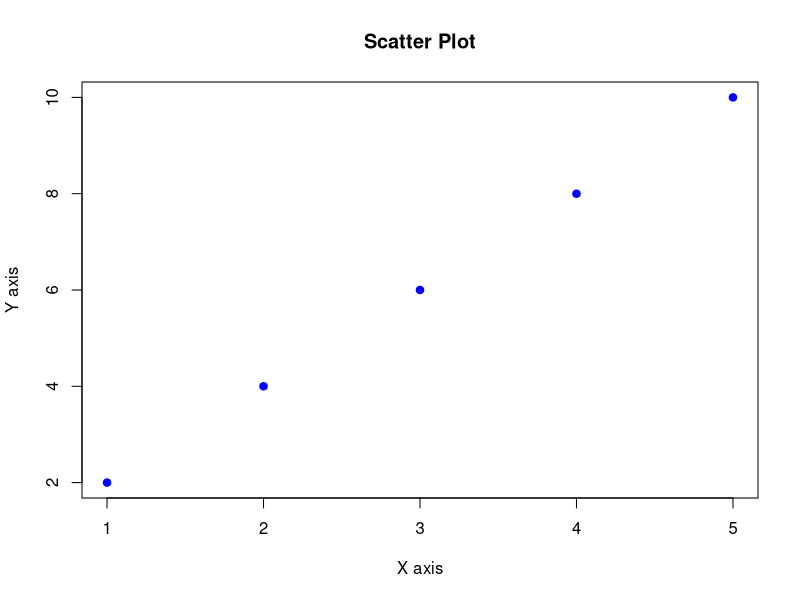
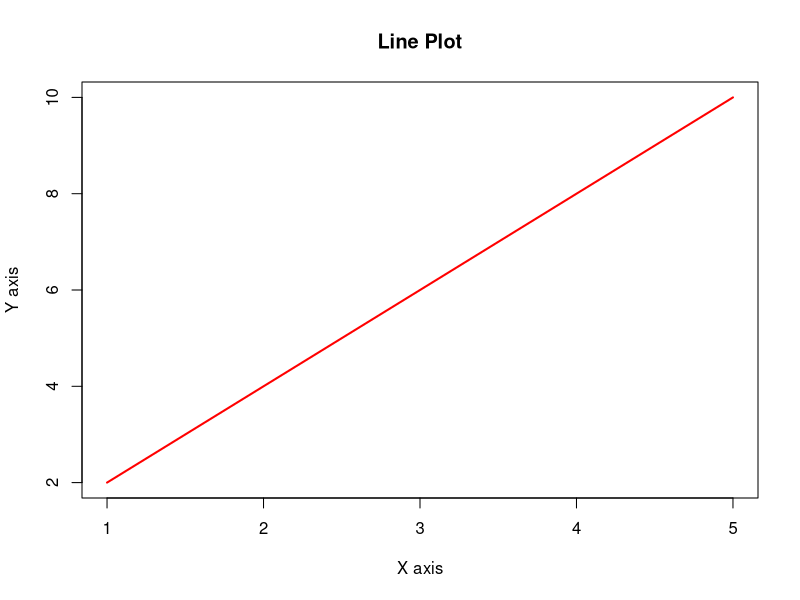
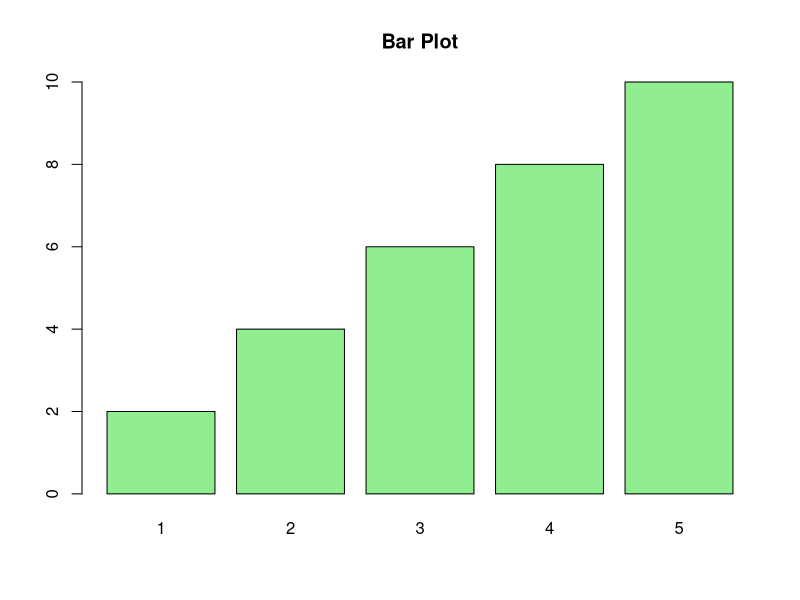
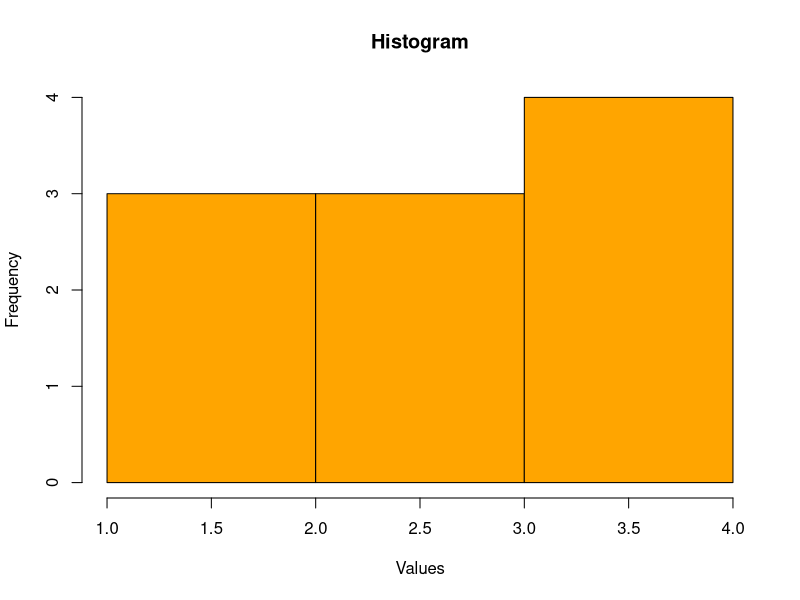
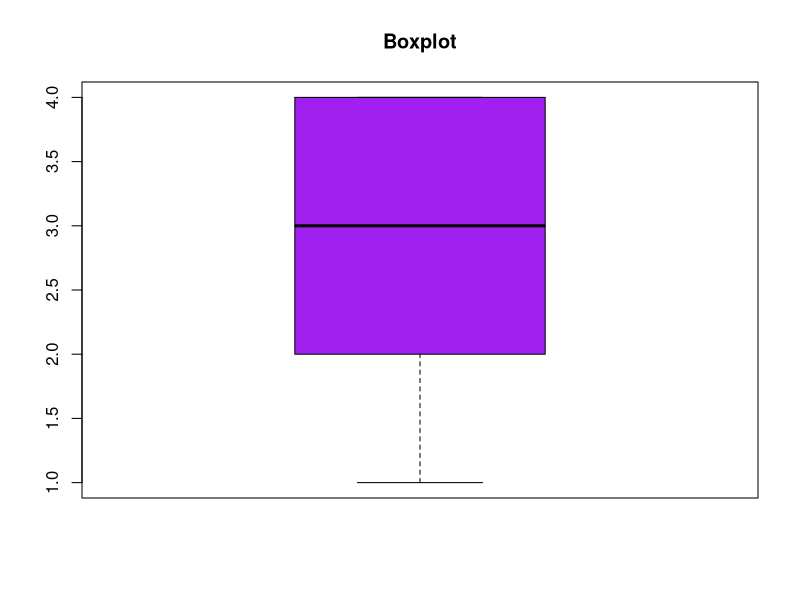

These figures' R source, in order:
print("############################################################")
print("# 1. Basic plotting with base R")
print("############################################################")

# Sample data
x <- 1:5
y <- c(2, 4, 6, 8, 10)

# Scatter plot
plot(x, y, main = "Scatter Plot", xlab = "X axis", ylab = "Y axis", col = "blue", pch = 19)

# Line plot
plot(x, y, type = "l", main = "Line Plot", xlab = "X axis", ylab = "Y axis", col = "red", lwd = 2)

# Bar plot
barplot(y, names.arg = x, main = "Bar Plot", col = "lightgreen")

# Histogram
values <- c(1,2,2,3,3,3,4,4,4,4)
hist(values, main = "Histogram", xlab = "Values", col = "orange", breaks = 4)

# Boxplot
boxplot(values, main = "Boxplot", col = "purple")
